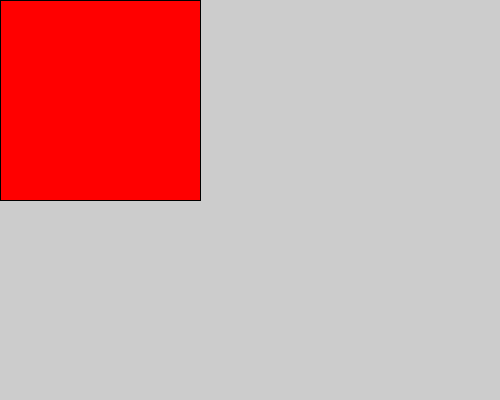
Frame 1 (no input)
Frame 60 (the mouse pressed at the canvas centre just before this capture): identical to frame 1, image omitted
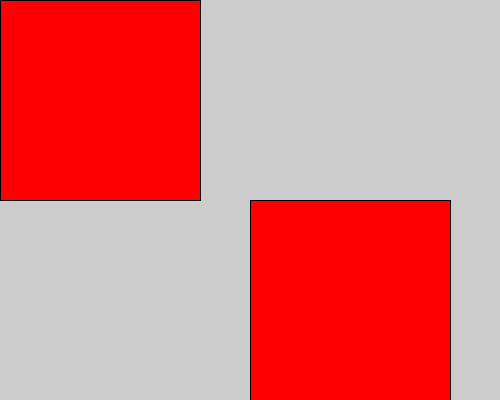
Frame 120 (the mouse held since frame 60 and released just before this capture)

The Processing sketch that drew these frames (run headless with seeded random() and noise(); from frame 60 on, the mouse is pressed at the canvas centre):

// Processing sketch: processing_106402
// ── processing_106402.pde

void setup()
{
    size(500,400);
}
   
void draw()
{
    fill(255,0,0);
    rect(mouseX,mouseY,200,200);
    
    println(mouseX);
}
